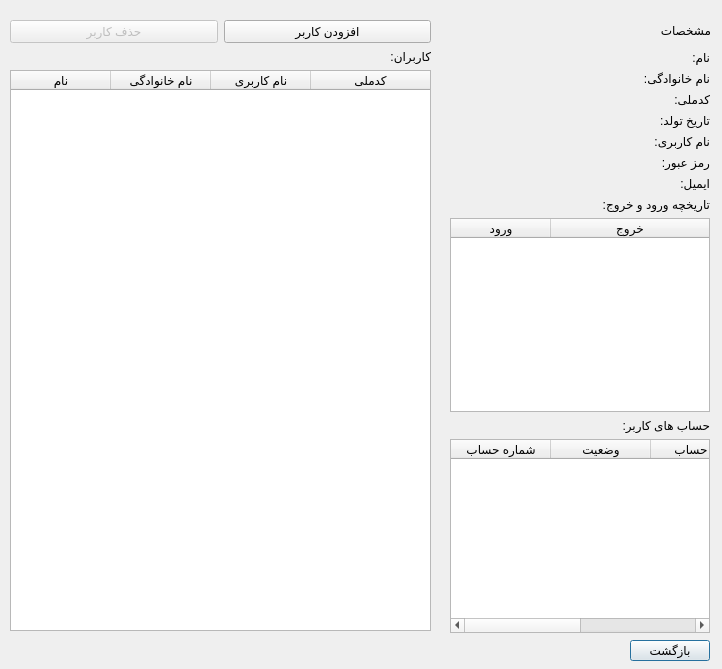
<?xml version="1.0" encoding="UTF-8"?>
<ui version="4.0">
 <class>user_manegment_win</class>
 <widget class="QDialog" name="user_manegment_win">
  <property name="geometry">
   <rect>
    <x>0</x>
    <y>0</y>
    <width>722</width>
    <height>669</height>
   </rect>
  </property>
  <property name="windowTitle">
   <string>Dialog</string>
  </property>
  <widget class="QPushButton" name="pushButton">
   <property name="geometry">
    <rect>
     <x>630</x>
     <y>640</y>
     <width>80</width>
     <height>21</height>
    </rect>
   </property>
   <property name="toolTip">
    <string>بازگشت به منو مدیریت</string>
   </property>
   <property name="text">
    <string>بازگشت</string>
   </property>
  </widget>
  <widget class="QLabel" name="label_2">
   <property name="geometry">
    <rect>
     <x>660</x>
     <y>20</y>
     <width>51</width>
     <height>20</height>
    </rect>
   </property>
   <property name="text">
    <string>مشخصات:</string>
   </property>
  </widget>
  <widget class="QWidget" name="layoutWidget">
   <property name="geometry">
    <rect>
     <x>450</x>
     <y>50</y>
     <width>260</width>
     <height>583</height>
    </rect>
   </property>
   <layout class="QVBoxLayout" name="verticalLayout_4">
    <item>
     <layout class="QVBoxLayout" name="verticalLayout">
      <item>
       <layout class="QHBoxLayout" name="horizontalLayout_7">
        <item>
         <widget class="QLabel" name="nameprinter">
          <property name="text">
           <string/>
          </property>
         </widget>
        </item>
        <item>
         <widget class="QLabel" name="label_4">
          <property name="text">
           <string>نام:</string>
          </property>
         </widget>
        </item>
       </layout>
      </item>
      <item>
       <layout class="QHBoxLayout" name="horizontalLayout_6">
        <item>
         <widget class="QLabel" name="lastnameprinter">
          <property name="text">
           <string/>
          </property>
         </widget>
        </item>
        <item>
         <widget class="QLabel" name="label_5">
          <property name="text">
           <string>نام خانوادگی:</string>
          </property>
         </widget>
        </item>
       </layout>
      </item>
      <item>
       <layout class="QHBoxLayout" name="horizontalLayout_5">
        <item>
         <widget class="QLabel" name="idprinter">
          <property name="text">
           <string/>
          </property>
         </widget>
        </item>
        <item>
         <widget class="QLabel" name="label_6">
          <property name="text">
           <string>کدملی:</string>
          </property>
         </widget>
        </item>
       </layout>
      </item>
      <item>
       <layout class="QHBoxLayout" name="horizontalLayout_4">
        <item>
         <widget class="QLabel" name="birthprinter">
          <property name="text">
           <string/>
          </property>
         </widget>
        </item>
        <item>
         <widget class="QLabel" name="label_7">
          <property name="text">
           <string>تاریخ تولد:</string>
          </property>
         </widget>
        </item>
       </layout>
      </item>
      <item>
       <layout class="QHBoxLayout" name="horizontalLayout_3">
        <item>
         <widget class="QLabel" name="usernameprinter">
          <property name="text">
           <string/>
          </property>
         </widget>
        </item>
        <item>
         <widget class="QLabel" name="label_9">
          <property name="text">
           <string>نام کاربری:</string>
          </property>
         </widget>
        </item>
       </layout>
      </item>
      <item>
       <layout class="QHBoxLayout" name="horizontalLayout_2">
        <item>
         <widget class="QLabel" name="passwordprinter">
          <property name="text">
           <string/>
          </property>
         </widget>
        </item>
        <item>
         <widget class="QLabel" name="label_10">
          <property name="text">
           <string>رمز عبور:</string>
          </property>
         </widget>
        </item>
       </layout>
      </item>
      <item>
       <layout class="QHBoxLayout" name="horizontalLayout">
        <item>
         <widget class="QLabel" name="emailprinter">
          <property name="text">
           <string/>
          </property>
         </widget>
        </item>
        <item>
         <widget class="QLabel" name="label_11">
          <property name="text">
           <string>ایمیل:</string>
          </property>
         </widget>
        </item>
       </layout>
      </item>
     </layout>
    </item>
    <item>
     <layout class="QVBoxLayout" name="verticalLayout_2">
      <item>
       <widget class="QLabel" name="label_3">
        <property name="text">
         <string>تاریخچه ورود و خروج:</string>
        </property>
       </widget>
      </item>
      <item>
       <widget class="QTableWidget" name="logstable">
        <property name="whatsThis">
         <string>ساعت و تاریخ ورود و خروج کاربر انتخاب شده در اینجا نمایش داده می شود</string>
        </property>
        <property name="editTriggers">
         <set>QAbstractItemView::NoEditTriggers</set>
        </property>
        <property name="alternatingRowColors">
         <bool>true</bool>
        </property>
        <attribute name="horizontalHeaderStretchLastSection">
         <bool>true</bool>
        </attribute>
        <column>
         <property name="text">
          <string>ورود</string>
         </property>
        </column>
        <column>
         <property name="text">
          <string>خروج</string>
         </property>
        </column>
       </widget>
      </item>
     </layout>
    </item>
    <item>
     <layout class="QVBoxLayout" name="verticalLayout_3">
      <item>
       <widget class="QLabel" name="label_8">
        <property name="text">
         <string>حساب های کاربر:</string>
        </property>
       </widget>
      </item>
      <item>
       <widget class="QTableWidget" name="accountstable">
        <property name="whatsThis">
         <string>تمامی حساب های کاربر در اینجا نمایش داده می شود</string>
        </property>
        <property name="editTriggers">
         <set>QAbstractItemView::NoEditTriggers</set>
        </property>
        <property name="alternatingRowColors">
         <bool>false</bool>
        </property>
        <attribute name="horizontalHeaderStretchLastSection">
         <bool>true</bool>
        </attribute>
        <column>
         <property name="text">
          <string>شماره حساب</string>
         </property>
        </column>
        <column>
         <property name="text">
          <string>وضعیت</string>
         </property>
        </column>
        <column>
         <property name="text">
          <string>نوع حساب</string>
         </property>
        </column>
        <column>
         <property name="text">
          <string>موجودی</string>
         </property>
        </column>
       </widget>
      </item>
     </layout>
    </item>
   </layout>
  </widget>
  <widget class="QWidget" name="layoutWidget">
   <property name="geometry">
    <rect>
     <x>10</x>
     <y>20</y>
     <width>421</width>
     <height>611</height>
    </rect>
   </property>
   <layout class="QVBoxLayout" name="verticalLayout_6">
    <item>
     <layout class="QHBoxLayout" name="horizontalLayout_8">
      <item>
       <widget class="QPushButton" name="deleteuser">
        <property name="enabled">
         <bool>false</bool>
        </property>
        <property name="toolTip">
         <string>حذف کاربر انتخاب شده از سیستم</string>
        </property>
        <property name="text">
         <string>حذف کاربر</string>
        </property>
       </widget>
      </item>
      <item>
       <widget class="QPushButton" name="adduser">
        <property name="toolTip">
         <string>افزودن کاربر جدید به سیستم</string>
        </property>
        <property name="text">
         <string>افزودن کاربر</string>
        </property>
       </widget>
      </item>
     </layout>
    </item>
    <item>
     <layout class="QVBoxLayout" name="verticalLayout_5">
      <item>
       <widget class="QLabel" name="label">
        <property name="text">
         <string>کاربران:</string>
        </property>
       </widget>
      </item>
      <item>
       <widget class="QTableWidget" name="userstable">
        <property name="whatsThis">
         <string>تمام کاربران بانک در اینجا نمایش داده می شوند</string>
        </property>
        <property name="editTriggers">
         <set>QAbstractItemView::NoEditTriggers</set>
        </property>
        <property name="alternatingRowColors">
         <bool>true</bool>
        </property>
        <property name="selectionBehavior">
         <enum>QAbstractItemView::SelectRows</enum>
        </property>
        <attribute name="horizontalHeaderShowSortIndicator" stdset="0">
         <bool>false</bool>
        </attribute>
        <attribute name="horizontalHeaderStretchLastSection">
         <bool>true</bool>
        </attribute>
        <column>
         <property name="text">
          <string>نام</string>
         </property>
        </column>
        <column>
         <property name="text">
          <string>نام خانوادگی</string>
         </property>
        </column>
        <column>
         <property name="text">
          <string>نام کاربری</string>
         </property>
        </column>
        <column>
         <property name="text">
          <string>کدملی</string>
         </property>
        </column>
       </widget>
      </item>
     </layout>
    </item>
   </layout>
  </widget>
 </widget>
 <resources/>
 <connections/>
</ui>
